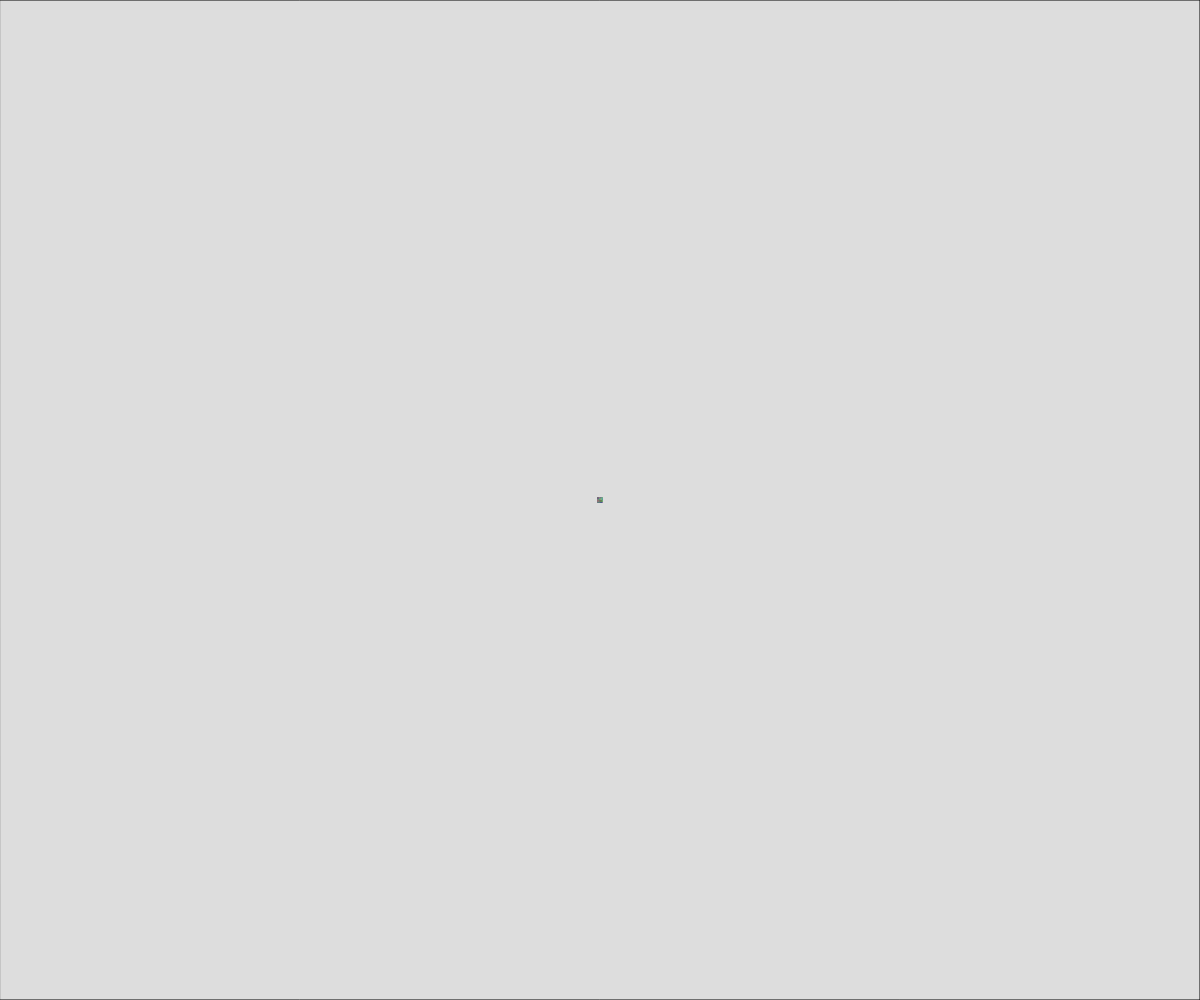
Frame 1 (no input)
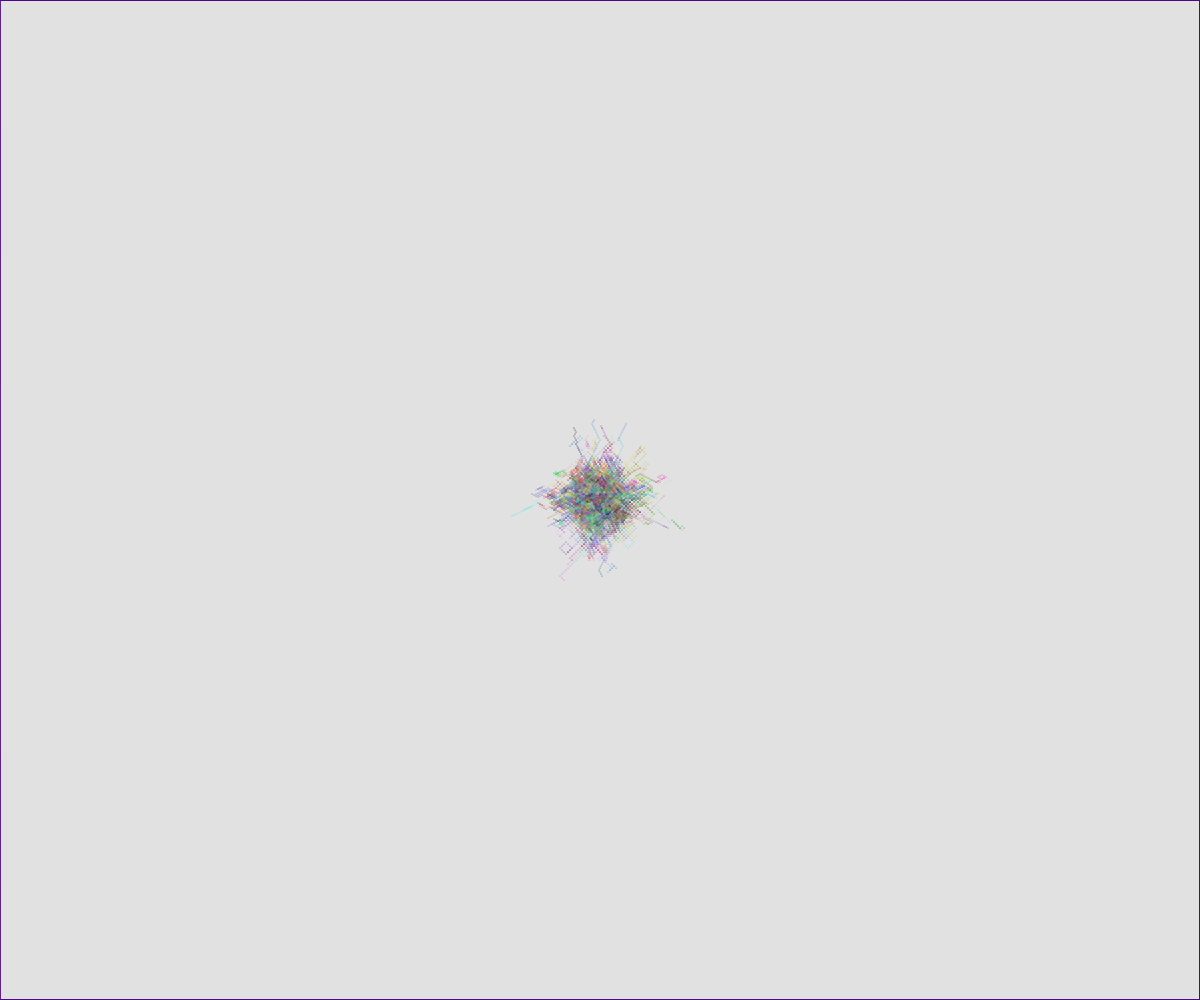
Frame 60 (no input)
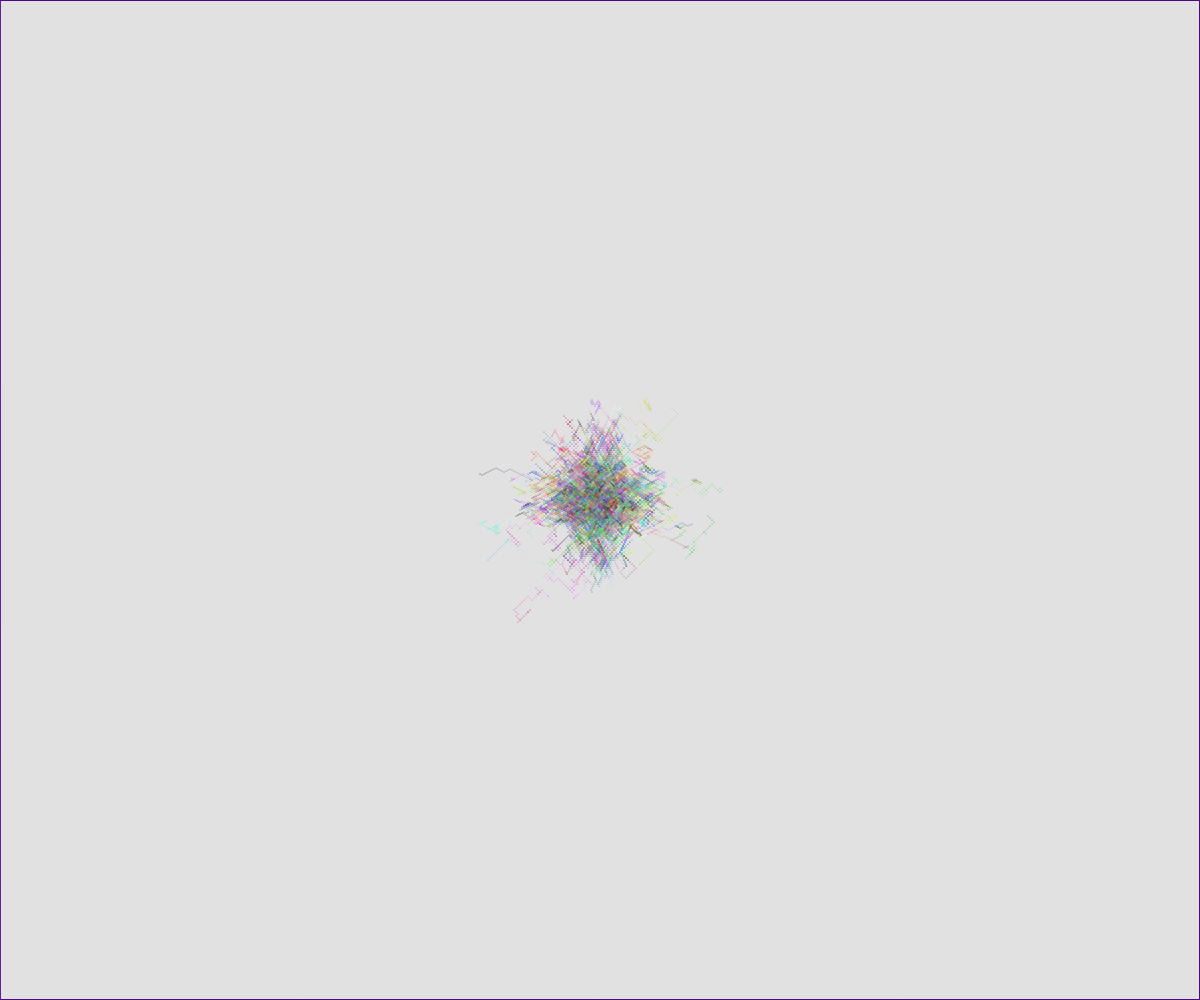
Frame 120 (the mouse pressed at the canvas centre since frame 60)

The p5.js sketch that drew these frames (run headless with seeded random() and noise() and a simulated clock; from frame 60 on, the mouse is pressed at the canvas centre):

// p5.js sketch
// ── sketch.js
// The Nature of Code
// Daniel Shiffman
// http://natureofcode.com

let walkers = [];
let numWalkers = 1000;

function setup() {
  createCanvas(window.innerWidth, window.innerHeight);
  for(var i = 0; i < numWalkers; i++) {
    walkers[i] = new Walker();
  }
  background(220);
}

function draw() {
  fill(220, 4);
  rect(0,0,width,height);
  for(var i = 0; i < numWalkers; i++) {
    walkers[i].step();
    walkers[i].render();
  }
}

class Walker {
  constructor(){
    // This sets the start point to somewhere in the middle third
    //this.x = width/3 + random(width/3);
    //this.y = height/3 + random(height/3);
    this.x = width/2;
    this.y = height/2;
    this.x_vel = 0;
    this.y_vel = 0; 
    while(this.x_vel == 0 || this.y_vel == 0) {
      this.x_vel = -2 + floor(random(4));
      this.y_vel = -2 + floor(random(4));
    }
    this.color_r = floor(random(255));
    this.color_g = floor(random(255));
    this.color_b = floor(random(255));
  }

  render() {
    stroke(this.color_r, this.color_g, this.color_b);
    point(this.x,this.y);
  }

  step() {
    // A 3/8 chance of changing directions
    var choice = floor(random(8));
    if (choice === 0) {
      this.x_vel = -1 * this.x_vel
    } else if (choice == 1) {
      this.y_vel = -1 * this.y_vel
    } else if (choice == 2) {
      this.y_vel = -1 * this.y_vel
      this.x_vel = -1 * this.x_vel
    } 
    this.x = this.x + this.x_vel;
    this.y = this.y + this.y_vel;

    this.x = constrain(this.x,0,width-1);
    this.y = constrain(this.y,0,height-1);
  }
}
